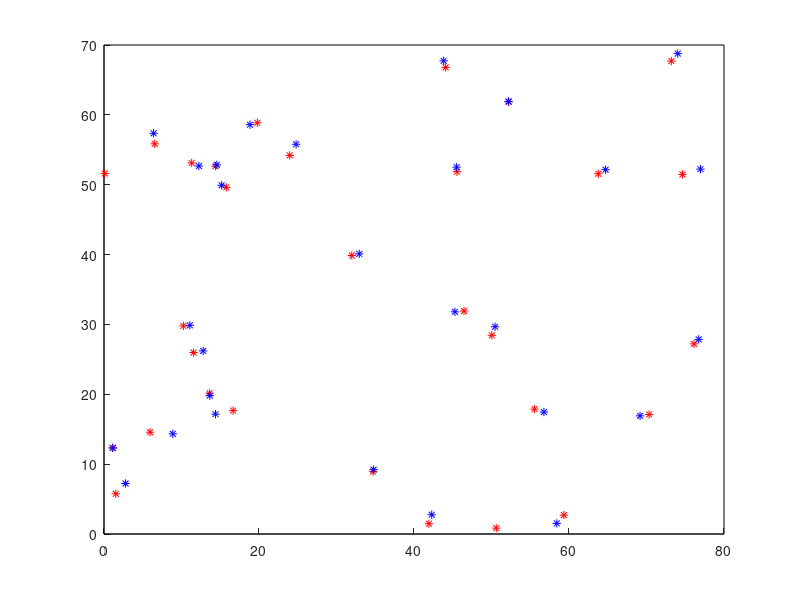

Write the MATLAB code that produced this figure.
% Próba lokalizacji zawodników na boisku za pomocą anten umieszczonych w
% rogach boiska w oparciu o path loss. Znając odległość czujnika względem 4
% anten, z pewnym przybliżeniem, można wyznaczyć położenie czujnika.
% Odległość jest obliczana na podstawie path loss wyliczanego ze wzoru,
% który może wynikać np. z badań doświadczalnych, lub jakiś modeli 
% matematycznych.
% Czerwone gwiazdki - pozycja oryginalna
% Niebieskie gwiazdki - pozycja wyliczona
% Na końcu programu wyświetli się średni błąd lokalizacji (w metrach)

%% ------------------------------------------------------------------------
clear all; close all; clc

%% dane wejściowe
N = 30;                 % liczba graczy
teren = [0,0; 80, 70];  % prostokątny teren gry w metrach
fn = 2300;              % MHz - nośna
df = 5;                 % Mhz - każdy czujnik nadaje na innej 
                        % częstotliwości równej fn+k*df (k należy do Z)
Ptx = 100;              % mW - moc anten nadających sygnał
dp = 0.1;               % wahania w path lose wynikające z błędu pomiaru, 
                        % niedoskonałego modelu wyliczania path loss

%% stałe
% zakładamy, że nadajniki są w narożnikach boiska
R1 = [teren(1,1), teren(1,2)];
R2 = [teren(2,1), teren(1,2)];
R3 = [teren(2,1), teren(2,2)];
R4 = [teren(1,2), teren(2,2)];

%% pozycje graczy
% rozlosowanie pozycji czujników (graczy)
pos = rand([N,2]);
pos(:,1) = pos(:,1)*teren(2,1);
pos(:,2) = pos(:,2)*teren(2,2);
posnew = zeros(N,2);

%% main

dif = 0;
for k = 1:N
    %% obliczanie dystansów od stacji
    % obliczanie prawdziwej odległości czujnika od nadajnika w rogu (0,0)
    d1 = sqrt( (R1(1) - pos(k,1)).^2 + (R1(2) - pos(k,2)).^2 );     
    % obliczanie path loss na podstawie rzeczywistej odległości i dodanie
    % pewnej losowości (błąd pomiaru, niedoskonałość wzoru)
    PL1 = -17.5 + 20*log10(d1) + 20*log10(fn + k*df) + randn*dp;
    % obliczanie odległości jaką wyznaczy czujnik
    d1new = 10.^ ((PL1 - 50)/20);

    d2 = sqrt( (R2(1) - pos(k,1)).^2 + (R2(2) - pos(k,2)).^2 );
    PL2 = -17.5 + 20*log10(d2) + 20*log10(fn + k*df) + randn*dp;
    d2new = 10.^ ((PL2 - 50)/20);
    
    d3 = sqrt( (R3(1) - pos(k,1)).^2 + (R3(2) - pos(k,2)).^2 );
    PL3 = -17.5 + 20*log10(d3) + 20*log10(fn + k*df) + randn*dp;
    d3new = 10.^ ((PL3 - 50)/20);

    d4 = sqrt( (R4(1) - pos(k,1)).^2 + (R4(2) - pos(k,2)).^2 );
    PL4 = -17.5 + 20*log10(d4) + 20*log10(fn + k*df) + randn*dp;
    d4new = 10.^ ((PL4 - 50)/20);

    %% obliczanie pozycji na podstawie dystansu
    A = [R2(1), R2(2); ...
         R3(1), R3(2); ...
         R4(1), R4(2)];
    b = 1/2 * [d1new.^2-d2new.^2 + R2(1).^2+R2(2).^2; ...
               d1new.^2-d3new.^2 + R3(1).^2+R3(2).^2; ...
               d1new.^2-d4new.^2 + R4(1).^2+R4(2).^2];
    
    r = inv(( transpose(A) * A )) * transpose(A) * b;
    posnew(k,:) = r;

    %% obliczanie różnic etc
    dif = dif + sqrt( (posnew(k,1)-pos(k,1)).^2 + (posnew(k,2)-pos(k,2)).^2 );
end

blad_sredni = dif/N;
fprintf("Średni błąd pomiaru: %fm", blad_sredni);

%% plot
rectangle('Position',[teren(1,:), teren(2,:)]);
axis([teren(1,1) teren(2,1) teren(1,2) teren(2,2)]); 
hold on;

for k=1:N
    plot(pos(k,1), pos(k,2), '*r');
    plot(posnew(k,1), posnew(k,2), '*b');
end
